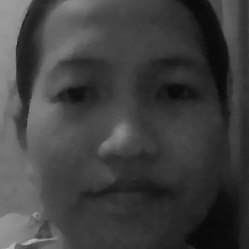
#> input picture face-recognition/dataset/Person-1-11.jpg, 249 x 249 px; its folder holds only this picture in this run
$ python face_training.py
#> lines starting #> are read from the running program, lines starting #| are printed output that depends on the picture
import cv2
import numpy as np
import os

# ==== Paths (gaya temenmu) ====
current_dir = os.path.dirname(os.path.abspath(__file__))
base_dir = os.path.dirname(current_dir)
cascade_path = os.path.join(base_dir, "haarcascade_frontalface_default.xml")
dataset_path = os.path.join(current_dir, "dataset")
model_path = os.path.join(current_dir, "face-model.yml")

# ==== Init ====
faceCascade = cv2.CascadeClassifier(cascade_path)

def checkDataset(directory=dataset_path):
    return os.path.exists(directory) and len(os.listdir(directory)) != 0

def preprocess(gray_roi):
    """Samakan ukuran + tingkatkan kontras biar stabil."""
    roi = cv2.resize(gray_roi, (200, 200))
    clahe = cv2.createCLAHE(clipLimit=2.0, tileGridSize=(8, 8))
    return clahe.apply(roi)

def organizeDataset(path=dataset_path):
    """
    Baca file 'dataset/Person-<id>-<n>.jpg', deteksi wajah (fallback: full),
    preprocessing, lalu AUGMENTASI (rotasi ±10°, ±20° + flip).
    """
#> called with path = 'face-recognition/dataset'
    image_files = [os.path.join(path, p) for p in os.listdir(path)
                   if p.lower().endswith((".jpg", ".jpeg", ".png"))]

    faces, ids = [], np.array([], dtype="int")

    for img_path in image_files:
        img = cv2.imread(img_path)
#> img is the input picture: shape (249, 249, 3); min 8, max 181, mean 63.8
        if img is None:
            continue
        gray = cv2.cvtColor(img, cv2.COLOR_BGR2GRAY)

        # ID dari nama file: Person-<id>-<n>.jpg
        filename = os.path.basename(img_path)
        try:
            pid = int(filename.split("-")[1])
        except Exception:
            print(f"[WARN] Lewati (format nama tidak sesuai): {filename}")
            continue

        # Deteksi wajah → ambil ROI terbesar; kalau kosong pakai full
        dets = faceCascade.detectMultiScale(gray, 1.1, 5, minSize=(30, 30))
#> dets = [[15, 18, 218, 218]]
        if len(dets) == 0:
            roi0 = gray
        else:
            x, y, w, h = max(dets, key=lambda b: b[2] * b[3])
#> x = 15; y = 18; w = 218; h = 218
            roi0 = gray[y:y+h, x:x+w]
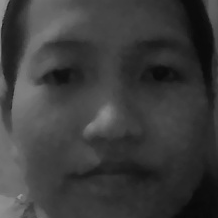
#> roi0: shape (218, 218); min 8, max 154, mean 59.8

        roi0 = preprocess(roi0)
#> in preprocess, `return clahe.apply(roi)`:
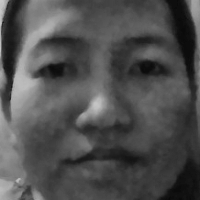
#> returned value: shape (200, 200); min 8, max 200, mean 79.3

        # -------- AUGMENTASI: rotasi ±10°, ±20° + flip --------
        aug_list = [roi0]
        h, w = roi0.shape
#> h = 200; w = 200
        for ang in (-20, -10, 10, 20):
            M = cv2.getRotationMatrix2D((w // 2, h // 2), ang, 1.0)
            aug_list.append(cv2.warpAffine(roi0, M, (w, h), borderMode=cv2.BORDER_REFLECT))
#> after the loop, aug_list = 5 items
        aug_list.append(cv2.flip(roi0, 1))
        # -------------------------------------------------------

        for a in aug_list:
            faces.append(a)
            ids = np.append(ids, pid)
#> this loop made 6 passes
#> ids on passes 1 to 6: [1], [1, 1], [1, 1, 1], [1, 1, 1, 1], [1, 1, 1, 1, 1], [1, 1, 1, 1, 1, 1]
#> after the loop, faces = 6 items

    return faces, ids

if not checkDataset():
    print("[ERROR] Dataset not found atau kosong. Jalankan face_create_dataset.py dulu.")
else:
    # Tuning LBPH untuk hasil lebih informatif & stabil
    recognizer = cv2.face.LBPHFaceRecognizer.create(radius=2, neighbors=8, grid_x=8, grid_y=8)

    print("[INFO] Training faces (dengan augmentasi)...")
    faces, ids = organizeDataset()
#> faces = 6 items; ids = [1, 1, 1, 1, 1, 1]
    if len(faces) == 0:
        print("[ERROR] Tidak ada sampel valid untuk training.")
    else:
        recognizer.train(faces, ids)
        recognizer.write(model_path)
        print(f"[OK] Training selesai! Samples: {len(faces)} | Unique IDs: {len(set(ids.tolist()))}")
#| [OK] Training selesai! Samples: 6 | Unique IDs: 1
        print(f"[OK] Model disimpan di '{model_path}'")

$ run again, on face-recognition/dataset/Person-1-12.jpg
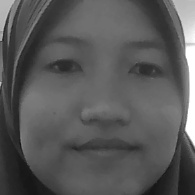
#> input picture face-recognition/dataset/Person-1-12.jpg, 195 x 195 px
#> in organizeDataset, img is the input picture: shape (195, 195, 3); min 19, max 255, mean 88.8
#> dets = [[11, 9, 175, 175]]
#> in organizeDataset, `x, y, w, h = max(dets, key=lambda b: b[2] * b[3])`: x = 11; y = 9; w = 175
#> in organizeDataset, `roi0 = gray[y:y+h, x:x+w]`:
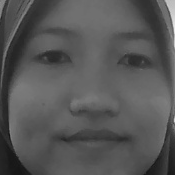
#> roi0: shape (175, 175); min 19, max 231, mean 86.3
#> in preprocess, `return clahe.apply(roi)`:
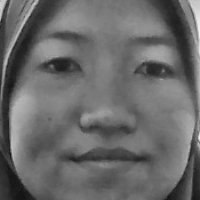
#> returned value: shape (200, 200); min 18, max 244, mean 105.5
#> after the loop in organizeDataset, `for ang in (-20, -10, 10, 20):`: aug_list = 5 items
#> the loop in organizeDataset, `for a in aug_list:` made 6 passes
#> ids on passes 1 to 6: [1], [1, 1], [1, 1, 1], [1, 1, 1, 1], [1, 1, 1, 1, 1], [1, 1, 1, 1, 1, 1]
#> after the loop in organizeDataset, `for a in aug_list:`: faces = 6 items
#> `faces, ids = organizeDataset()`: ids = [1, 1, 1, 1, 1, 1]
#| [OK] Training selesai! Samples: 6 | Unique IDs: 1
